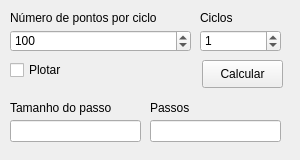
<?xml version="1.0" encoding="UTF-8"?>
<ui version="4.0">
 <class>MainWindow</class>
 <widget class="QMainWindow" name="MainWindow">
  <property name="geometry">
   <rect>
    <x>0</x>
    <y>0</y>
    <width>300</width>
    <height>160</height>
   </rect>
  </property>
  <property name="sizePolicy">
   <sizepolicy hsizetype="Fixed" vsizetype="Fixed">
    <horstretch>0</horstretch>
    <verstretch>0</verstretch>
   </sizepolicy>
  </property>
  <property name="minimumSize">
   <size>
    <width>300</width>
    <height>160</height>
   </size>
  </property>
  <property name="maximumSize">
   <size>
    <width>300</width>
    <height>160</height>
   </size>
  </property>
  <property name="windowTitle">
   <string>Calculo de passos</string>
  </property>
  <widget class="QWidget" name="centralwidget">
   <property name="sizePolicy">
    <sizepolicy hsizetype="Fixed" vsizetype="Fixed">
     <horstretch>0</horstretch>
     <verstretch>0</verstretch>
    </sizepolicy>
   </property>
   <property name="minimumSize">
    <size>
     <width>300</width>
     <height>160</height>
    </size>
   </property>
   <property name="maximumSize">
    <size>
     <width>300</width>
     <height>160</height>
    </size>
   </property>
   <widget class="QLabel" name="label">
    <property name="geometry">
     <rect>
      <x>10</x>
      <y>10</y>
      <width>191</width>
      <height>16</height>
     </rect>
    </property>
    <property name="text">
     <string>Número de pontos por ciclo</string>
    </property>
   </widget>
   <widget class="QSpinBox" name="spinBoxPontos">
    <property name="geometry">
     <rect>
      <x>10</x>
      <y>30</y>
      <width>181</width>
      <height>22</height>
     </rect>
    </property>
    <property name="maximum">
     <number>1000</number>
    </property>
    <property name="singleStep">
     <number>10</number>
    </property>
    <property name="value">
     <number>100</number>
    </property>
   </widget>
   <widget class="QLabel" name="label_2">
    <property name="geometry">
     <rect>
      <x>200</x>
      <y>10</y>
      <width>101</width>
      <height>16</height>
     </rect>
    </property>
    <property name="text">
     <string>Ciclos</string>
    </property>
   </widget>
   <widget class="QSpinBox" name="spinBoxCiclos">
    <property name="geometry">
     <rect>
      <x>200</x>
      <y>30</y>
      <width>81</width>
      <height>22</height>
     </rect>
    </property>
    <property name="maximum">
     <number>1000</number>
    </property>
    <property name="singleStep">
     <number>1</number>
    </property>
    <property name="value">
     <number>1</number>
    </property>
    <property name="displayIntegerBase">
     <number>10</number>
    </property>
   </widget>
   <widget class="QPushButton" name="btnCalcular">
    <property name="geometry">
     <rect>
      <x>202</x>
      <y>60</y>
      <width>81</width>
      <height>28</height>
     </rect>
    </property>
    <property name="autoFillBackground">
     <bool>false</bool>
    </property>
    <property name="text">
     <string>Calcular</string>
    </property>
    <property name="shortcut">
     <string>Return</string>
    </property>
   </widget>
   <widget class="QCheckBox" name="checkBoxPlotar">
    <property name="geometry">
     <rect>
      <x>10</x>
      <y>60</y>
      <width>81</width>
      <height>20</height>
     </rect>
    </property>
    <property name="text">
     <string>Plotar</string>
    </property>
   </widget>
   <widget class="QLabel" name="label_3">
    <property name="geometry">
     <rect>
      <x>10</x>
      <y>100</y>
      <width>131</width>
      <height>16</height>
     </rect>
    </property>
    <property name="text">
     <string>Tamanho do passo</string>
    </property>
   </widget>
   <widget class="QLabel" name="label_4">
    <property name="geometry">
     <rect>
      <x>150</x>
      <y>100</y>
      <width>131</width>
      <height>16</height>
     </rect>
    </property>
    <property name="text">
     <string>Passos</string>
    </property>
   </widget>
   <widget class="QLineEdit" name="editPasso">
    <property name="geometry">
     <rect>
      <x>10</x>
      <y>120</y>
      <width>131</width>
      <height>22</height>
     </rect>
    </property>
    <property name="readOnly">
     <bool>true</bool>
    </property>
   </widget>
   <widget class="QLineEdit" name="editPassos">
    <property name="geometry">
     <rect>
      <x>150</x>
      <y>120</y>
      <width>131</width>
      <height>22</height>
     </rect>
    </property>
    <property name="readOnly">
     <bool>true</bool>
    </property>
   </widget>
  </widget>
 </widget>
 <resources/>
 <connections/>
</ui>
